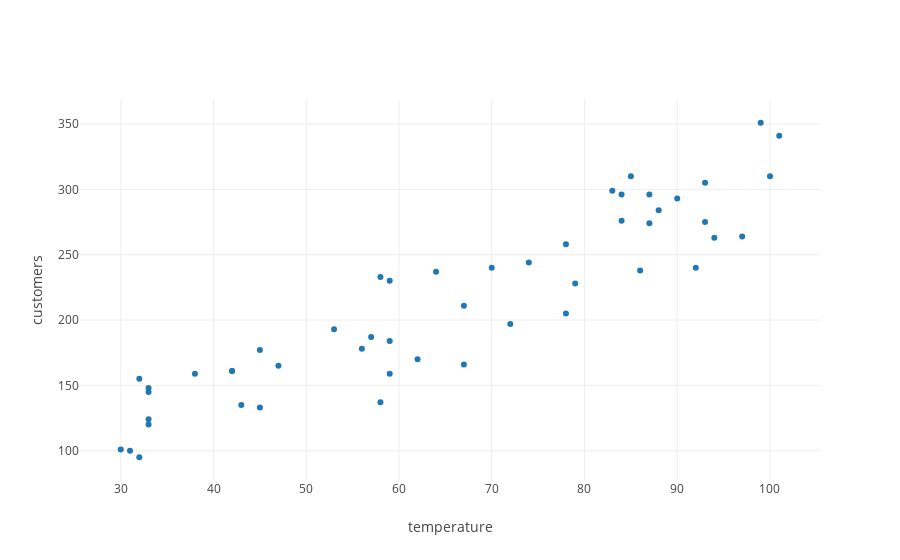

Notebook source saved alongside this figure:
### Code cell
from graph import trace_values, plot
data_trace = trace_values(random_temperatures, noisy_customers, name = 'actual')


layout = {'yaxis': {'title': 'customers'}, 'xaxis': {'title': 'temperature'}}
plot([data_trace], layout = layout)

### Figure 1 — Plotly figure (JSON) as saved in the notebook; plotly's stock layout.template omitted (floating-point values rounded to 4 significant figures)
{"data": [{"mode": "markers", "name": "actual", "text": [], "type": "scatter", "uid": "a867ae15-2415-4438-86ac-708a3b557fef", "x": [47, 38, 62, 45, 93, 87, 90, 78, 56, 42, 92, 33, 79, 85, 30, 87, 64, 59, 43, 70, 33, 32, 33, 99, 31, 78, 57, 84, 33, 97, 58, 86, 93, 100, 59, 74, 59, 58, 88, 67, 32, 83, 101, 42, 53, 67, 45, 72, 94, 84], "y": [165, 159, 170, 133, 275, 296, 293, 258, 178, 161, 240, 120, 228, 310, 101, 274, 237, 159, 135, 240, 148, 155, 145, 351, 100, 205, 187, 296, 124, 264, 233, 238, 305, 310, 184, 244, 230, 137, 284, 166, 95, 299, 341, 161, 193, 211, 177, 197, 263, 276]}], "layout": {"autosize": true, "xaxis": {"autorange": true, "range": [25.59, 105.4], "title": {"text": "temperature"}, "type": "linear"}, "yaxis": {"autorange": true, "range": [76.25, 369.8], "title": {"text": "customers"}, "type": "linear"}}}
